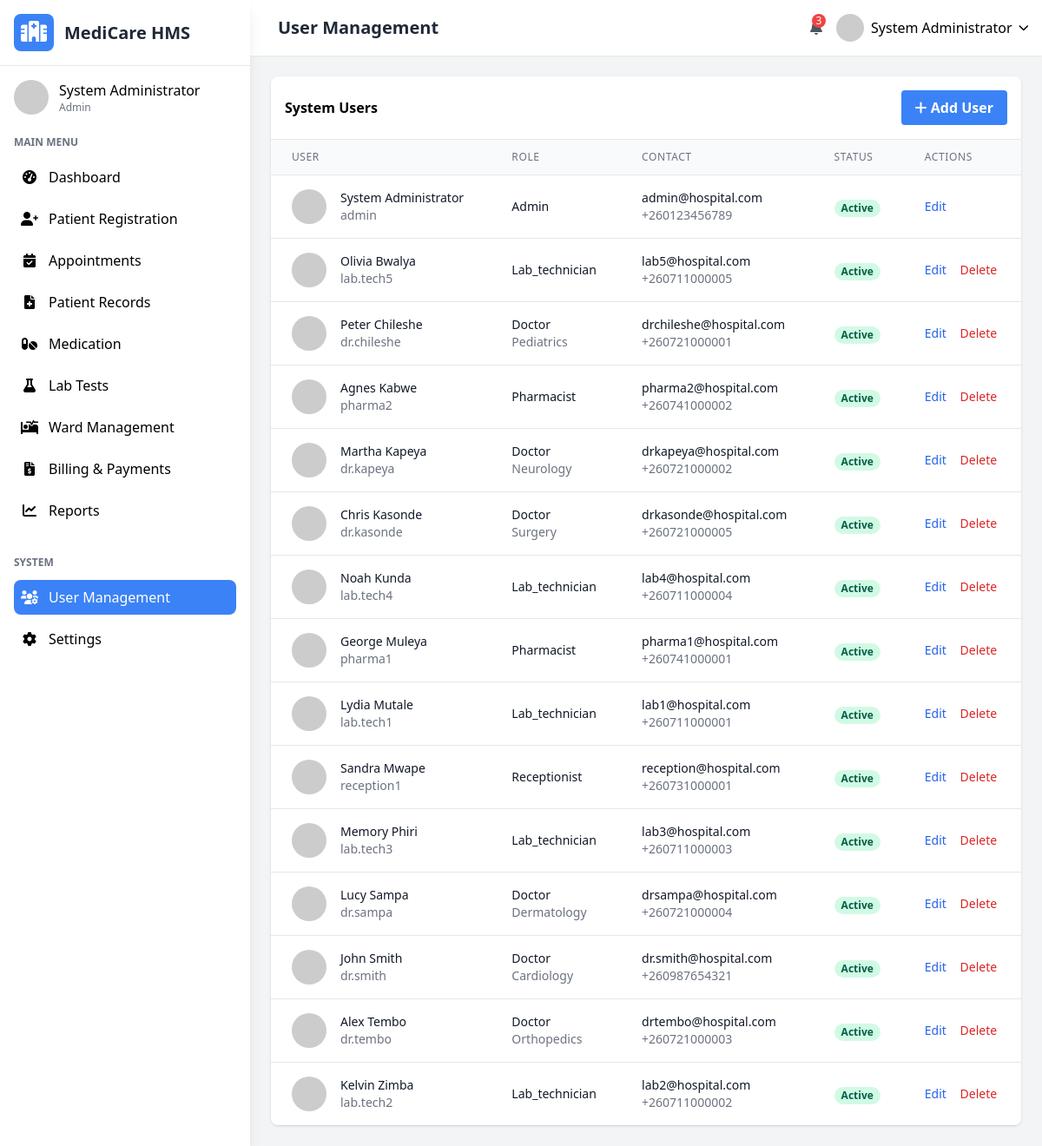
/users.php (signed in), run on the app's committed database.
### tables this page shows
CREATE TABLE `users` (
  `user_id` int(11) NOT NULL,
  `username` varchar(50) NOT NULL,
  `password_hash` varchar(255) NOT NULL,
  `email` varchar(100) NOT NULL,
  `first_name` varchar(50) NOT NULL,
  `last_name` varchar(50) NOT NULL,
  `role` enum('admin','doctor','nurse','receptionist','lab_technician','pharmacist') NOT NULL,
  `specialization` varchar(100) DEFAULT NULL,
  `phone` varchar(20) DEFAULT NULL,
  `address` text DEFAULT NULL,
  `hire_date` date DEFAULT NULL,
  `status` enum('active','inactive','on_leave') DEFAULT 'active',
  `created_at` timestamp NOT NULL DEFAULT current_timestamp(),
  `updated_at` timestamp NOT NULL DEFAULT current_timestamp() ON UPDATE current_timestamp()
);

### users.php (the view, shortened to what the rows shown need)
<?php
$page_title = "User Management";
require_once 'includes/header.php';
$editing = false;
$user_data = null;
?>
<?php if ($editing): ?>
<div class="bg-white rounded-lg shadow p-6 mb-6">
    <h3 class="font-semibold text-lg mb-4"><?php echo isset($_GET['edit']) ? 'Edit User' : 'Add New User'; ?></h3>
    <form method="POST" action="">
        <div class="grid grid-cols-1 md:grid-cols-2 gap-4">
            <div>
                <label class="block text-gray-700 text-sm font-bold mb-2" for="username">Username</label>
                <input class="shadow appearance-none border rounded w-full py-2 px-3 text-gray-700 leading-tight focus:outline-none focus:shadow-outline"
                    id="username" name="username" type="text" placeholder="Username"
                    value="<?php echo htmlspecialchars($user_data['username'] ?? ''); ?>" required>
            </div>
            <div>
                <label class="block text-gray-700 text-sm font-bold mb-2" for="email">Email</label>
                <input class="shadow appearance-none border rounded w-full py-2 px-3 text-gray-700 leading-tight focus:outline-none focus:shadow-outline"
                    id="email" name="email" type="email" placeholder="Email"
                    value="<?php echo htmlspecialchars($user_data['email'] ?? ''); ?>" required>
            </div>
            <div>
                <label class="block text-gray-700 text-sm font-bold mb-2" for="first_name">First Name</label>
                <input class="shadow appearance-none border rounded w-full py-2 px-3 text-gray-700 leading-tight focus:outline-none focus:shadow-outline"
                    id="first_name" name="first_name" type="text" placeholder="First Name"
                    value="<?php echo htmlspecialchars($user_data['first_name'] ?? ''); ?>" required>
            </div>
            <div>
                <label class="block text-gray-700 text-sm font-bold mb-2" for="last_name">Last Name</label>
                <input class="shadow appearance-none border rounded w-full py-2 px-3 text-gray-700 leading-tight focus:outline-none focus:shadow-outline"
                    id="last_name" name="last_name" type="text" placeholder="Last Name"
                    value="<?php echo htmlspecialchars($user_data['last_name'] ?? ''); ?>" required>
            </div>
            <div>
                <label class="block text-gray-700 text-sm font-bold mb-2" for="role">Role</label>
                <select class="shadow appearance-none border rounded w-full py-2 px-3 text-gray-700 leading-tight focus:outline-none focus:shadow-outline"
                    id="role" name="role" required>
                    <option value="admin" <?php echo (isset($user_data['role']) && $user_data['role'] == 'admin') ? 'selected' : ''; ?>>Administrator</option>
                    <option value="doctor" <?php echo (isset($user_data['role']) && $user_data['role'] == 'doctor') ? 'selected' : ''; ?>>Doctor</option>
                    <option value="nurse" <?php echo (isset($user_data['role']) && $user_data['role'] == 'nurse') ? 'selected' : ''; ?>>Nurse</option>
                    <option value="receptionist" <?php echo (isset($user_data['role']) && $user_data['role'] == 'receptionist') ? 'selected' : ''; ?>>Receptionist</option>
                    <option value="lab_technician" <?php echo (isset($user_data['role']) && $user_data['role'] == 'lab_technician') ? 'selected' : ''; ?>>Lab Technician</option>
                    <option value="pharmacist" <?php echo (isset($user_data['role']) && $user_data['role'] == 'pharmacist') ? 'selected' : ''; ?>>Pharmacist</option>
                </select>
            </div>
            <div>
                <label class="block text-gray-700 text-sm font-bold mb-2" for="specialization">Specialization</label>
                <input class="shadow appearance-none border rounded w-full py-2 px-3 text-gray-700 leading-tight focus:outline-none focus:shadow-outline"
                    id="specialization" name="specialization" type="text" placeholder="Specialization (for doctors)"
                    value="<?php echo htmlspecialchars($user_data['specialization'] ?? ''); ?>">
            </div>
            <div>
                <label class="block text-gray-700 text-sm font-bold mb-2" for="phone">Phone</label>
                <input class="shadow appearance-none border rounded w-full py-2 px-3 text-gray-700 leading-tight focus:outline-none focus:shadow-outline"
                    id="phone" name="phone" type="tel" placeholder="Phone"
                    value="<?php echo htmlspecialchars($user_data['phone'] ?? ''); ?>">
            </div>
            <div>
                <label class="block text-gray-700 text-sm font-bold mb-2" for="hire_date">Hire Date</label>
                <input class="shadow appearance-none border rounded w-full py-2 px-3 text-gray-700 leading-tight focus:outline-none focus:shadow-outline"
                    id="hire_date" name="hire_date" type="date"
                    value="<?php echo htmlspecialchars($user_data['hire_date'] ?? date('Y-m-d')); ?>">
            </div>
            <div>
                <label class="block text-gray-700 text-sm font-bold mb-2" for="status">Status</label>
                <select class="shadow appearance-none border rounded w-full py-2 px-3 text-gray-700 leading-tight focus:outline-none focus:shadow-outline"
                    id="status" name="status" required>
                    <option value="active" <?php echo (isset($user_data['status']) && $user_data['status'] == 'active') ? 'selected' : ''; ?>>Active</option>
                    <option value="inactive" <?php echo (isset($user_data['status']) && $user_data['status'] == 'inactive') ? 'selected' : ''; ?>>Inactive</option>
                    <option value="on_leave" <?php echo (isset($user_data['status']) && $user_data['status'] == 'on_leave') ? 'selected' : ''; ?>>On Leave</option>
                </select>
            </div>
            <div class="md:col-span-2">
                <label class="block text-gray-700 text-sm font-bold mb-2" for="address">Address</label>
                <textarea class="shadow appearance-none border rounded w-full py-2 px-3 text-gray-700 leading-tight focus:outline-none focus:shadow-outline"
                    id="address" name="address" placeholder="Address" rows="3"><?php echo htmlspecialchars($user_data['address'] ?? ''); ?></textarea>
            </div>
            <div>
                <label class="block text-gray-700 text-sm font-bold mb-2" for="password">Password</label>
                <input class="shadow appearance-none border rounded w-full py-2 px-3 text-gray-700 leading-tight focus:outline-none focus:shadow-outline"
                    id="password" name="password" type="password" placeholder="Leave blank to keep current">
            </div>
            <div>
                <label class="block text-gray-700 text-sm font-bold mb-2" for="confirm_password">Confirm Password</label>
                <input class="shadow appearance-none border rounded w-full py-2 px-3 text-gray-700 leading-tight focus:outline-none focus:shadow-outline"
                    id="confirm_password" name="confirm_password" type="password" placeholder="Confirm password">
            </div>
        </div>
        <div class="mt-6 flex justify-end space-x-4">
            <a href="users.php" class="bg-gray-500 hover:bg-gray-600 text-white font-bold py-2 px-4 rounded focus:outline-none focus:shadow-outline">
                Cancel
            </a>
            <?php if (isset($_GET['edit'])): ?>
                <input type="hidden" name="user_id" value="<?php echo $user_data['user_id']; ?>">
                <button type="submit" name="update_user" class="bg-blue-500 hover:bg-blue-600 text-white font-bold py-2 px-4 rounded focus:outline-none focus:shadow-outline">
                    Update User
                </button>
            <?php else: ?>
                <button type="submit" name="add_user" class="bg-blue-500 hover:bg-blue-600 text-white font-bold py-2 px-4 rounded focus:outline-none focus:shadow-outline">
                    Add User
                </button>
            <?php endif; ?>
        </div>
    </form>
</div>
<?php else: ?>
<div class="bg-white rounded-lg shadow overflow-hidden">
    <div class="overflow-x-auto">
        <table class="min-w-full divide-y divide-gray-200">
            <thead class="bg-gray-50">
                <tr>
                    <th class="px-6 py-3 text-left text-xs font-medium text-gray-500 uppercase tracking-wider">User</th>
                    <th class="px-6 py-3 text-left text-xs font-medium text-gray-500 uppercase tracking-wider">Role</th>
                    <th class="px-6 py-3 text-left text-xs font-medium text-gray-500 uppercase tracking-wider">Contact</th>
                    <th class="px-6 py-3 text-left text-xs font-medium text-gray-500 uppercase tracking-wider">Status</th>
                    <th class="px-6 py-3 text-left text-xs font-medium text-gray-500 uppercase tracking-wider">Actions</th>
                </tr>
            </thead>
            <tbody class="bg-white divide-y divide-gray-200">
                <?php
                $users = $conn->query("SELECT * FROM users ORDER BY last_name, first_name");
                while ($usr = $users->fetch_assoc()):
                    $status_class = '';
                    switch ($usr['status']) {
                        case 'active': $status_class = 'bg-green-100 text-green-800'; break;
                    }
                ?>
                <tr class="hover:bg-gray-50">
                    <td class="px-6 py-4 whitespace-nowrap">
                        <div class="flex items-center">
                            <div class="flex-shrink-0 h-10 w-10">
                                <img class="h-10 w-10 rounded-full" src="https://randomuser.me/api/portraits/lego/<?php echo $usr['user_id'] % 10; ?>.jpg" alt="">
                            </div>
                            <div class="ml-4">
                                <div class="text-sm font-medium text-gray-900"><?php echo htmlspecialchars($usr['first_name'] . ' ' . $usr['last_name']); ?></div>
                                <div class="text-sm text-gray-500"><?php echo htmlspecialchars($usr['username']); ?></div>
                            </div>
                        </div>
                    </td>
                    <td class="px-6 py-4 whitespace-nowrap">
                        <div class="text-sm text-gray-900"><?php echo ucfirst($usr['role']); ?></div>
                        <div class="text-sm text-gray-500"><?php echo htmlspecialchars($usr['specialization']); ?></div>
                    </td>
                    <td class="px-6 py-4 whitespace-nowrap">
                        <div class="text-sm text-gray-900"><?php echo htmlspecialchars($usr['email']); ?></div>
                        <div class="text-sm text-gray-500"><?php echo htmlspecialchars($usr['phone']); ?></div>
                    </td>
                    <td class="px-6 py-4 whitespace-nowrap">
                        <span class="px-2 inline-flex text-xs leading-5 font-semibold rounded-full <?php echo $status_class; ?>">
                            <?php echo ucfirst(str_replace('_', ' ', $usr['status'])); ?>
                        </span>
                    </td>
                    <td class="px-6 py-4 whitespace-nowrap text-sm font-medium">
                        <a href="users.php?edit=<?php echo $usr['user_id']; ?>" class="text-blue-600 hover:text-blue-900 mr-3">Edit</a>
                        <?php if ($usr['user_id'] != $_SESSION['user_id']): ?>
                            <a href="users.php?delete=<?php echo $usr['user_id']; ?>" class="text-red-600 hover:text-red-900" onclick="return confirm('Are you sure you want to delete this user?');">Delete</a>
                        <?php endif; ?>
                    </td>
                </tr>
                <?php endwhile; ?>
            </tbody>
        </table>
    </div>
</div>
<?php endif; ?>
<?php require_once 'includes/footer.php'; ?>

### includes/header.php (shortened to what the rows shown need)
<?php
require_once 'config.php';
$user_id = $_SESSION['user_id'];
$user_query = $conn->prepare("SELECT * FROM users WHERE user_id = ?");
$user_query->bind_param("i", $user_id);
$user_query->execute();
$user_result = $user_query->get_result();
$user = $user_result->fetch_assoc();
?>
<!DOCTYPE html>
<html lang="en">
<head>
    <link href="https://cdn.jsdelivr.net/npm/tailwindcss@2.2.19/dist/tailwind.min.css" rel="stylesheet">
    <link rel="stylesheet" href="https://cdnjs.cloudflare.com/ajax/libs/font-awesome/6.0.0-beta3/css/all.min.css">
</head>
<body class="bg-gray-100 font-sans">
    <div class="flex h-screen overflow-hidden">
        <?php include 'includes/sidebar.php'; ?>
        <div class="flex-1 overflow-y-auto main-content md:ml-64 lg:ml-72">
            <header class="bg-white shadow-sm p-4 flex justify-between items-center sticky top-0 z-10">
                <div class="flex items-center space-x-4">
                    <h2 class="text-xl font-semibold text-gray-800"><?php echo isset($page_title) ? $page_title : 'Dashboard'; ?></h2>
                </div>
                <div class="flex items-center space-x-4">
                    <div class="relative">
                        <button id="userMenuButton" class="flex items-center space-x-2 focus:outline-none">
                            <img src="https://randomuser.me/api/portraits/lego/5.jpg" alt="User" class="w-8 h-8 rounded-full">
                            <span class="hidden md:inline"><?php echo htmlspecialchars($user['first_name'] . ' ' . $user['last_name']); ?></span>
                            <i class="fas fa-chevron-down text-xs"></i>
                        </button>
                    </div>
                </div>
            </header>
            <main class="p-6">

### includes/sidebar.php (shortened to what the rows shown need)
<div class="sidebar bg-white w-64 md:w-72 shadow-lg fixed h-full overflow-y-auto transform -translate-x-full md:translate-x-0 transition-transform duration-300 ease-in-out z-20">
    <div class="p-4 flex items-center justify-between border-b">
        <div class="flex items-center space-x-3">
            <h1 class="text-xl font-bold text-gray-800">MediCare HMS</h1>
        </div>
    </div>
    <div class="p-4">
        <div class="flex items-center space-x-3 mb-6">
            <div>
                <p class="font-medium"><?php echo htmlspecialchars($user['first_name'] . ' ' . $user['last_name']); ?></p>
                <p class="text-xs text-gray-500"><?php echo ucfirst($user['role']); ?></p>
            </div>
        </div>
    </div>
</div>

### data on the page
users: first_name+last_name "System Administrator", role "Admin", username "admin", email "admin@hospital.com", phone "+260123456789", status "Active"
users: first_name+last_name "Olivia Bwalya", username "lab.tech5", role "Lab_technician", email "lab5@hospital.com", phone "+260711000005", status "Active"
users: first_name+last_name "Peter Chileshe", username "dr.chileshe", role "Doctor", specialization "Pediatrics", email "drchileshe@hospital.com", phone "+260721000001", status "Active"
users: first_name+last_name "Agnes Kabwe", username "pharma2", role "Pharmacist", email "pharma2@hospital.com", phone "+260741000002", status "Active"
users: first_name+last_name "Martha Kapeya", username "dr.kapeya", role "Doctor", specialization "Neurology", email "drkapeya@hospital.com", phone "+260721000002", status "Active"
users: first_name+last_name "Chris Kasonde", username "dr.kasonde", role "Doctor", specialization "Surgery", email "drkasonde@hospital.com", phone "+260721000005", status "Active"
users: first_name+last_name "Noah Kunda", username "lab.tech4", role "Lab_technician", email "lab4@hospital.com", phone "+260711000004", status "Active"
users: first_name+last_name "George Muleya", username "pharma1", role "Pharmacist", email "pharma1@hospital.com", phone "+260741000001", status "Active"
users: first_name+last_name "Lydia Mutale", username "lab.tech1", role "Lab_technician", email "lab1@hospital.com", phone "+260711000001", status "Active"
users: first_name+last_name "Sandra Mwape", username "reception1", role "Receptionist", email "reception@hospital.com", phone "+260731000001", status "Active"
users: first_name+last_name "Memory Phiri", username "lab.tech3", role "Lab_technician", email "lab3@hospital.com", phone "+260711000003", status "Active"
users: first_name+last_name "Lucy Sampa", username "dr.sampa", role "Doctor", specialization "Dermatology", email "drsampa@hospital.com", phone "+260721000004", status "Active"
users: first_name+last_name "John Smith", username "dr.smith", role "Doctor", specialization "Cardiology", email "dr.smith@hospital.com", phone "+260987654321", status "Active"
users: first_name+last_name "Alex Tembo", username "dr.tembo", role "Doctor", specialization "Orthopedics", email "drtembo@hospital.com", phone "+260721000003", status "Active"
users: first_name+last_name "Kelvin Zimba", username "lab.tech2", role "Lab_technician", email "lab2@hospital.com", phone "+260711000002", status "Active"

### other printed values
$page_title "User Management"
